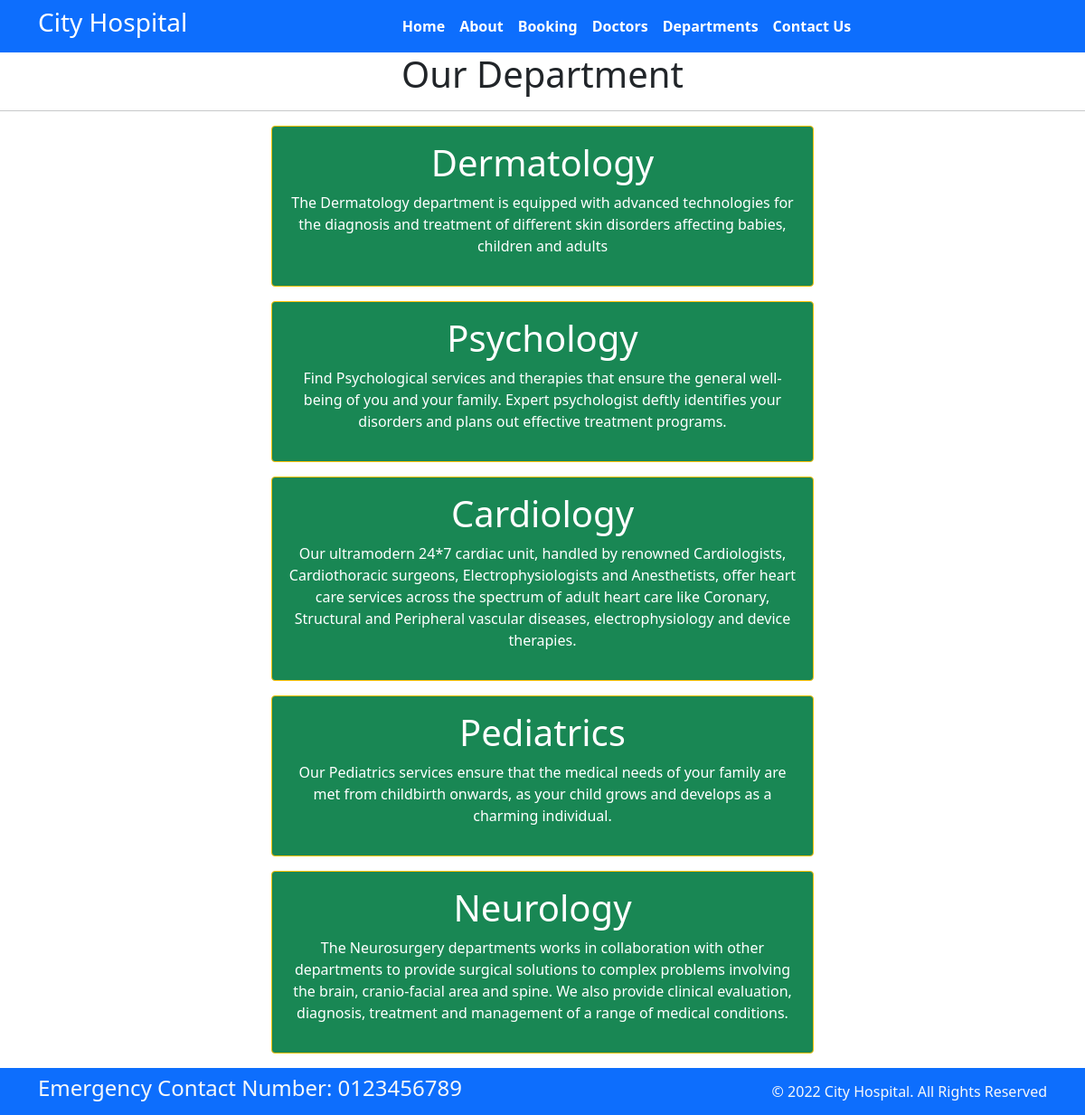
Screenshot of /department with the database file from the repository.
### home/models.py (models this page shows, shortened)
class Departments(models.Model):
    dep_name=models.CharField(max_length=100)
    dep_description=models.TextField()

### home/views.py (the view)
# urls.py: path('department', views.department , name="department"),
def department(request):
    dict_dept={
        'dept':Departments.objects.all()
    }
    return render(request,"department.html",dict_dept)

### templates/department.html (shortened to what this page needs)
{% extends 'base.html'%}
{% block content%}
<h1 class="text-center">Our Department</h1>
<hr>
    {% for d in dept%}
    <div class="mx-auto w-50 bg-success text-center text-white p-3 my-3 border border-warning rounded">
        <h1 >{{d.dep_name}}</h1>
        <p >{{d.dep_description}}</p>
    </div>
    {% endfor %}
{% endblock %}

### rows the page displays
Departments: dep_name "Dermatology", dep_description "The Dermatology department is equipped with advanced technologies for the diagnosis and treatment of different skin disorders affecting babies, children and adults"
Departments: dep_name "Psychology", dep_description "Find Psychological services and therapies that ensure the general well-being of you and your family. Expert psychologist deftly identifies your disorders and plans out effective treatment programs."
Departments: dep_name "Cardiology", dep_description "Our ultramodern 24*7 cardiac unit, handled by renowned Cardiologists, Cardiothoracic surgeons, Electrophysiologists and Anesthetists, offer heart care services across the spectrum of adult heart care like Coronary, Structural and Peripheral vascular diseases, electrophysiology and device therapies."
Departments: dep_name "Pediatrics", dep_description "Our Pediatrics services ensure that the medical needs of your family are met from childbirth onwards, as your child grows and develops as a charming individual."
Departments: dep_name "Neurology", dep_description "The Neurosurgery departments works in collaboration with other departments to provide surgical solutions to complex problems involving the brain, cranio-facial area and spine. We also provide clinical evaluation, diagnosis, treatment and management of a range of medical conditions."
